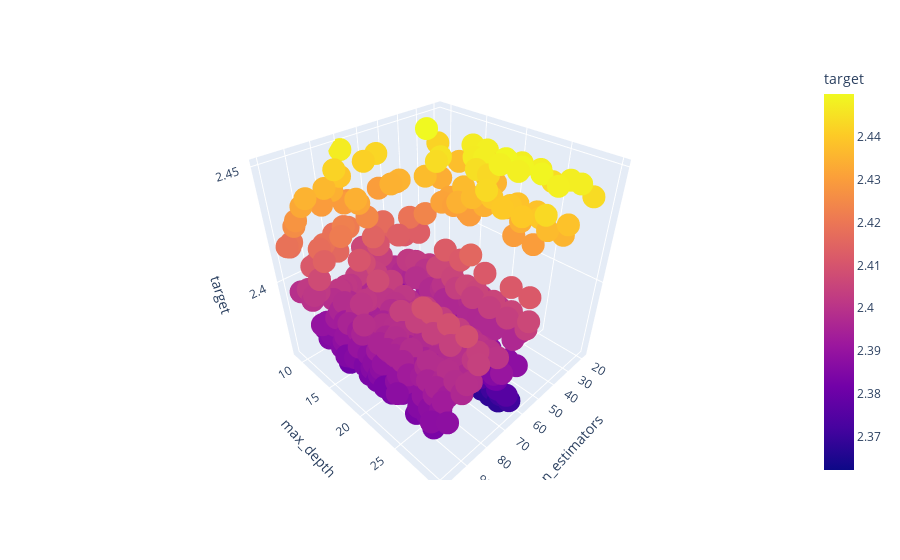

The notebook cell this image was saved under:
### Code cell
px.scatter_3d(df2, x = "n_estimators", y = "max_depth", z = "target", color = "target")

### Figure 1 — Plotly figure (JSON) as saved in the notebook; plotly's stock layout.template omitted (floating-point values rounded to 4 significant figures; data arrays with more than 128 entries replaced by an {"elided": "..."} marker saying what was removed)
{"data": [{"hovertemplate": "n_estimators=%{x}<br>max_depth=%{y}<br>target=%{marker.color}<extra></extra>", "legendgroup": "", "marker": {"color": {"elided": "826 float values"}, "coloraxis": "coloraxis", "symbol": "circle"}, "mode": "markers", "name": "", "scene": "scene", "showlegend": false, "type": "scatter3d", "x": {"elided": "826 int values"}, "y": {"elided": "826 int values"}, "z": {"elided": "826 float values"}}], "layout": {"coloraxis": {"colorbar": {"title": {"text": "target"}}, "colorscale": [[0, "#0d0887"], [0.1111, "#46039f"], [0.2222, "#7201a8"], [0.3333, "#9c179e"], [0.4444, "#bd3786"], [0.5556, "#d8576b"], [0.6667, "#ed7953"], [0.7778, "#fb9f3a"], [0.8889, "#fdca26"], [1, "#f0f921"]]}, "legend": {"tracegroupgap": 0}, "margin": {"t": 60}, "scene": {"domain": {"x": [0, 1], "y": [0, 1]}, "xaxis": {"title": {"text": "n_estimators"}}, "yaxis": {"title": {"text": "max_depth"}}, "zaxis": {"title": {"text": "target"}}}}}
